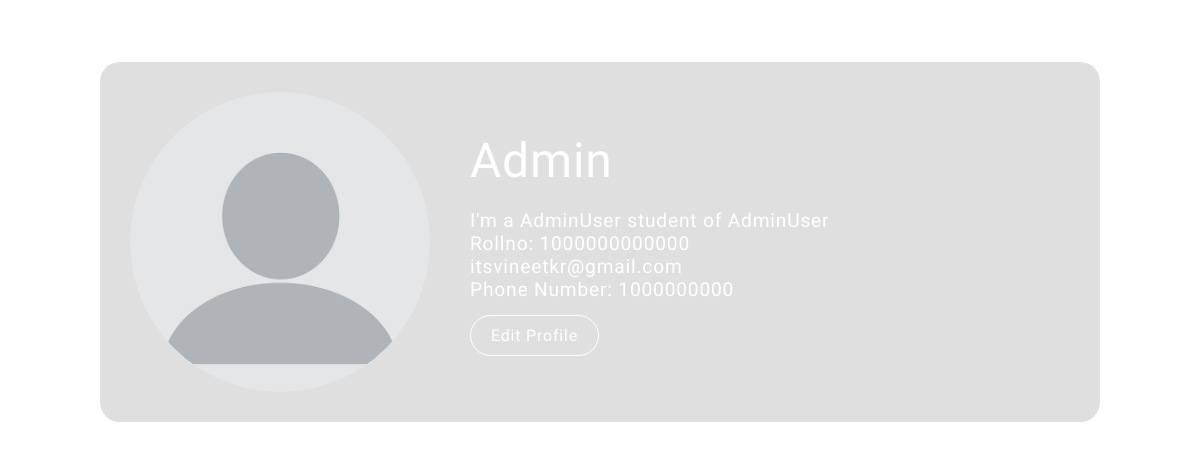
Before: /profile/ (signed in) with the older database file.
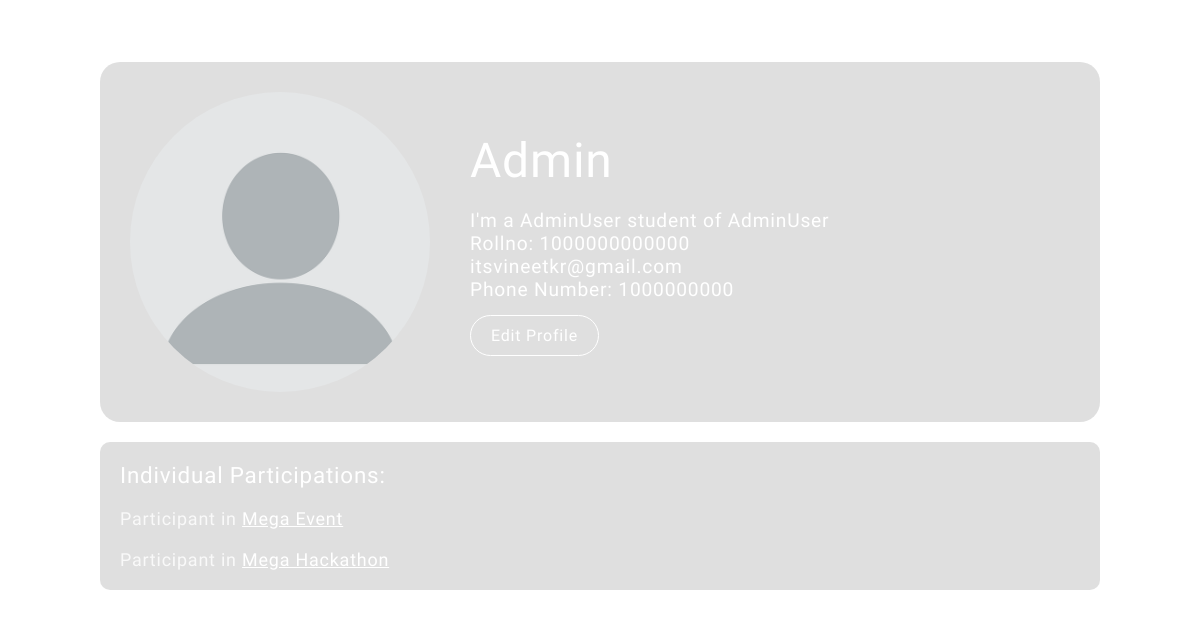
After: the same page with the newer database file.
### events/models.py (models this page shows, shortened)
class IndividualEventRegistration(models.Model):
    user = models.ForeignKey(settings.AUTH_USER_MODEL, on_delete=models.CASCADE)
    event = models.ForeignKey(AllEventList, on_delete=models.CASCADE)

class AllEventList(models.Model):
    uniqueEventName = models.CharField(max_length=100)
    slug = models.SlugField(max_length=100, unique=True)
    eventName = models.CharField(max_length=100)
    eventDiscription = models.TextField()
    eventImage = models.ImageField(upload_to="eventImages/")
    club = models.CharField(max_length=100, choices=CLUBS_CHOICES)
    location = models.CharField(max_length=100)
    coordinators = models.CharField(max_length=100)
    contact = models.CharField(max_length=100)
    eventType = models.CharField(max_length=10, choices=EVENT_TYPE_CHOICES)
    eventDate = models.DateField()
    minTeamSize = models.IntegerField(default=1)
    maxTeamSize = models.IntegerField(default=1)
    dateAdded = models.DateTimeField(default=timezone.now)
    def get_absolute_url(self):
        return reverse("eachEvent", args=[self.slug])
    class Meta:
        ordering = ["-dateAdded"]

### accounts/views.py (the view, shortened to what this page needs)
# urls.py: path("profile/", views.profile, name='profile'),
def profile(request):
    user = request.user
    if user.is_anonymous:
        return redirect("/login")
    context = user_participation_context(request.user)
    context["user"] = request.user
    return render(request, "accounts/profile.html", context=context)

### accounts/utils.py (called while the page is built)
def team_in_leader(user):
    teams = TeamsRegistration.objects.filter(
        teamLeader=user, user=user, event__eventDate__gte=timezone.now().date()
    )
    return teams if len(list(teams)) != 0 else False

def team_in_participated(user):
    teams = TeamsRegistration.objects.filter(
        user=user, status=1, event__eventDate__gte=timezone.now().date()
    ).exclude(teamLeader=user)
    return teams if len(list(teams)) != 0 else False

def team_pending_requests(user):
    teams = TeamsRegistration.objects.filter(
        user=user, status=0, event__eventDate__gte=timezone.now().date()
    )
    return teams if len(list(teams)) != 0 else False

def individual_participations(user):
    participations = IndividualEventRegistration.objects.filter(
        user=user, event__eventDate__gte=timezone.now().date()
    )
    return participations if len(list(participations)) != 0 else False

def user_participation_context(user):
    return {
        "teamInLeader": team_in_leader(user),
        "teamInParticipated": team_in_participated(user),
        "teamPendingRequest": team_pending_requests(user),
        "individualParticipations": individual_participations(user),
    }

### templates/accounts/profile.html (shortened to what this page needs)
{% extends 'base.html' %}
{% load static %}
{% block css %}
  <link rel="stylesheet" href="{% static 'css/form.css' %}" />
  <link rel="stylesheet" href="{% static 'css/profile.css' %}" />
{% endblock %}
{% block backgroundImageURL %}
  {% static 'backgrounds/login.jpeg' %}
{% endblock %}
{% block content %}
<div class="profile-page">
    <div class="details">
        <div class="image">
            {% if user.profile_picture %}
                <img src="{{ user.profile_picture.url }}" alt="{{ user.name }}">
            {% else %}
                <img src="/static/images/default-profile.png" alt="Default Profile Picture">
            {% endif %}
        </div>
        <div class="text-details">
            <div class="name">{{user.name}}</div>
            <p class="branch-year">I'm a {{user.get_year_display}} student of {{user.get_branch_display}}</p>
            <p class="rollno">Rollno: {{user.rollno}}</p>
            <p class="email">{{user.email}}</p>
            <p class="phone-no">Phone Number: {{user.phoneno}}</p>
            <div class="edit-details">
                <a href="{% url "updateProfile" %}">Edit Profile</a>
            </div>
        </div>
    </div>
    {% if individualParticipations %}
        <div class="participations-box">
            Individual Participations:
            {% for participation in individualParticipations %}
                <div class="entry">Participant in <span><a href="{{participation.event.get_absolute_url}}">{{participation.event.eventName}}</a></span></div>
            {% endfor %}
        </div>
    {% endif %}
</div>
{% endblock content %}

Changed rows visible on the page:
added IndividualEventRegistration: event.eventName "Mega Event"
added IndividualEventRegistration: event.eventName "Mega Hackathon"
Other visible differences:
text now shown: "Individual Participations:"
